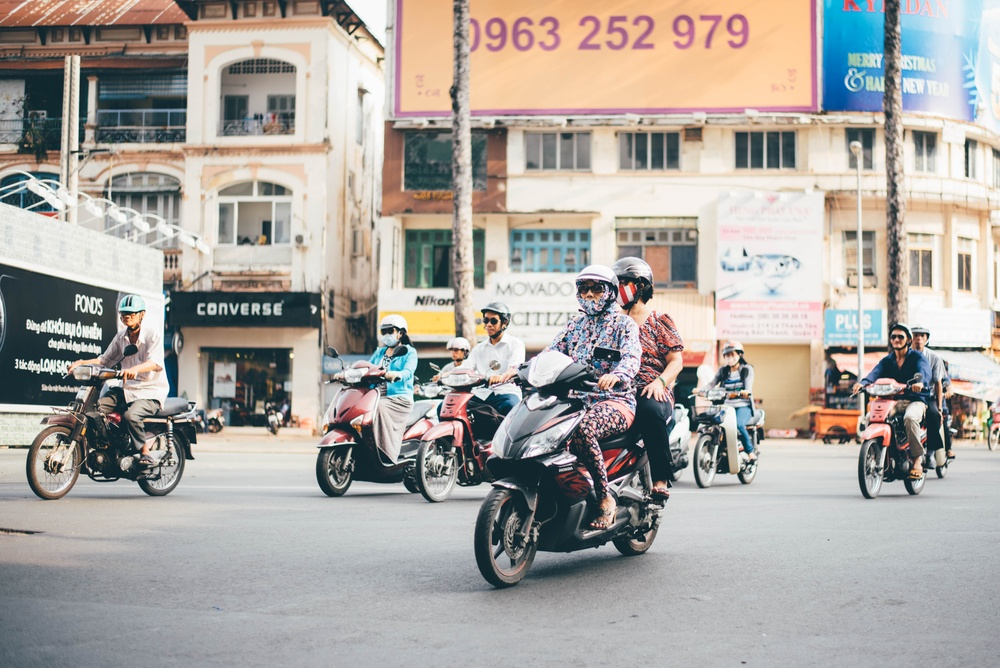
#> input picture scooter.jpg, 1000 x 668 px, shrunk from 5303 x 3540 before the run
$ python intro.py
#> lines starting #> are read from the running program, lines starting #| are printed output that depends on the picture
import cv2
import matplotlib.pyplot as plt
import numpy

img = cv2.imread('scooter.jpg', cv2.IMREAD_GRAYSCALE)
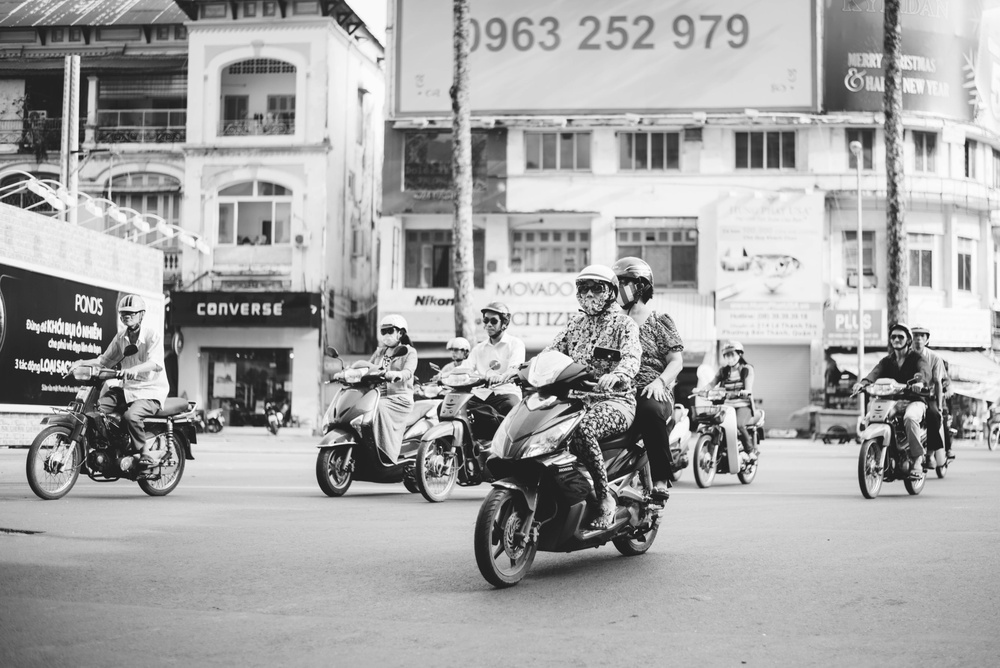
#> img: shape (668, 1000); min 7, max 255, mean 166.2

# cv2.imshow("Image", img)
# cv2.waitKey(0)
# cv2.destroyAllWindows()

plt.imshow(img, cmap='gray', interpolation='bicubic')
plt.plot([50,100], [80,100], 'c', linewidth=5)
plt.show()
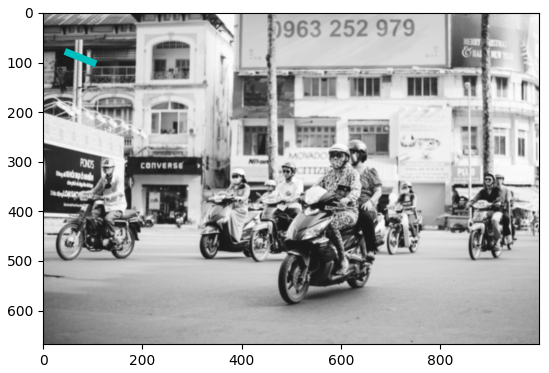
#> figure drawn by matplotlib, 1 panel
